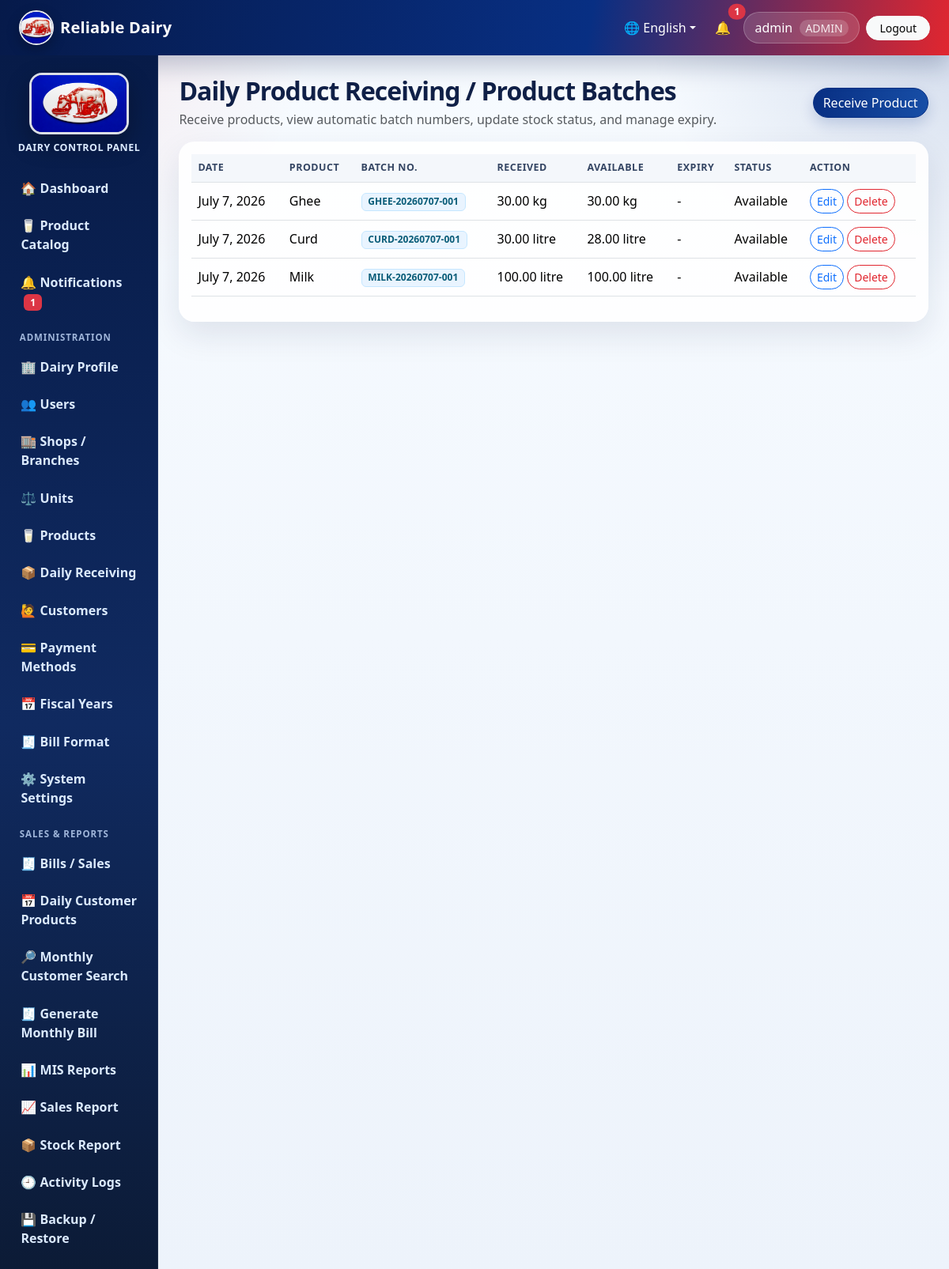
/receiving/ (signed in), run on the app's committed database.
### core/models.py (models this page shows, shortened)
class DairyProfile(models.Model):
    name = models.CharField(max_length=150, default='Reliable Dairy')
    address = models.CharField(max_length=255, blank=True)
    pan_number = models.CharField(max_length=50, blank=True)
    contact_number = models.CharField(max_length=30, blank=True)
    email = models.EmailField(blank=True)
    logo_url = models.URLField(blank=True, help_text='Optional URL/path to logo')
    bill_header = models.CharField(max_length=255, blank=True)
    bill_footer = models.CharField(max_length=255, blank=True)
    terms_conditions = models.TextField(blank=True)
    updated_at = models.DateTimeField(auto_now=True)
    @classmethod
    def get_solo(cls):
        obj, _ = cls.objects.get_or_create(pk=1)
        return obj

class ProductBatch(models.Model):
    class Status(models.TextChoices):
        AVAILABLE = 'AVAILABLE', 'Available'
        SOLD = 'SOLD', 'Sold'
        EXPIRED = 'EXPIRED', 'Expired'
    batch_number = models.CharField(max_length=80, unique=True, editable=False)
    product = models.ForeignKey(Product, on_delete=models.PROTECT, related_name='batches')
    received_date = models.DateField(default=timezone.localdate)
    quantity_received = models.DecimalField(max_digits=12, decimal_places=2)
    available_quantity = models.DecimalField(max_digits=12, decimal_places=2)
    expiry_date = models.DateField(blank=True, null=True)
    status = models.CharField(max_length=20, choices=Status.choices, default=Status.AVAILABLE)
    created_by = models.ForeignKey(User, on_delete=models.SET_NULL, blank=True, null=True)
    created_at = models.DateTimeField(auto_now_add=True)
    class Meta:
        ordering = ['-received_date', 'product__name']

class Product(models.Model):
    name = models.CharField(max_length=120)
    code = models.CharField(max_length=30, unique=True)
    unit = models.ForeignKey(Unit, on_delete=models.PROTECT)
    selling_price = models.DecimalField(max_digits=12, decimal_places=2)
    cost_price = models.DecimalField(max_digits=12, decimal_places=2, default=Decimal('0.00'))
    category = models.CharField(max_length=80, blank=True)
    low_stock_threshold = models.DecimalField(max_digits=12, decimal_places=2, default=Decimal('5.00'))
    active = models.BooleanField(default=True)
    class Meta:
        ordering = ['name']

class Unit(models.Model):
    name = models.CharField(max_length=50, unique=True)
    short_form = models.CharField(max_length=20)
    used_for = models.CharField(max_length=150, blank=True)
    class Meta:
        ordering = ['name']

### core/views.py (the view)
# urls.py: path('receiving/', views.receiving_list, name='receiving_list'),
@admin_required
def receiving_list(request):
    batches = ProductBatch.objects.select_related('product', 'product__unit').order_by('-received_date', '-created_at')
    return render(request, 'core/receiving_list.html', {'batches': batches})

### core/templates/core/receiving_list.html
{% extends 'core/base.html' %}
{% block content %}
<div class="d-flex flex-wrap justify-content-between align-items-center gap-2 mb-3">
    <div><h2 class="mb-1">Daily Product Receiving / Product Batches</h2><p class="text-muted mb-0">Receive products, view automatic batch numbers, update stock status, and manage expiry.</p></div>
    <a class="btn btn-primary rounded-pill" href="{% url 'receiving_create' %}">Receive Product</a>
</div>
<div class="card card-stat"><div class="card-body table-responsive"><table class="table table-hover align-middle">
<thead><tr><th>Date</th><th>Product</th><th>Batch No.</th><th>Received</th><th>Available</th><th>Expiry</th><th>Status</th><th>Action</th></tr></thead>
<tbody>
{% for b in batches %}
<tr>
    <td>{{ b.received_date }}</td><td>{{ b.product.name }}</td><td><span class="badge badge-soft">{{ b.batch_number }}</span></td>
    <td>{{ b.quantity_received }} {{ b.product.unit.short_form }}</td><td>{{ b.available_quantity }} {{ b.product.unit.short_form }}</td><td>{{ b.expiry_date|default:'-' }}</td><td>{{ b.get_status_display }}</td>
    <td class="text-nowrap"><a class="btn btn-sm btn-outline-primary rounded-pill" href="{% url 'batch_update' b.pk %}">Edit</a>
    <form method="post" action="{% url 'batch_delete' b.pk %}" class="d-inline" onsubmit="return confirm('Delete this batch?')">{% csrf_token %}<button class="btn btn-sm btn-outline-danger rounded-pill">Delete</button></form></td>
</tr>
{% empty %}<tr><td colspan="8">No receiving records.</td></tr>{% endfor %}
</tbody>
</table></div></div>
{% endblock %}

### core/templates/core/base.html (shortened to what this page needs)
{% load static %}
<!doctype html>
<html lang="{{ current_language|default:'en' }}">
<head>
    <link href="https://cdn.jsdelivr.net/npm/bootstrap@5.3.3/dist/css/bootstrap.min.css" rel="stylesheet">
    <link href="{% static 'css/app.css' %}" rel="stylesheet">
</head>
<body>
<nav class="navbar navbar-expand-lg app-navbar no-print">
    <div class="container-fluid px-3 px-lg-4">
        <a class="navbar-brand d-flex align-items-center gap-2" href="{% url 'dashboard' %}">
            <img src="{{ site_logo_url }}" alt="Logo" class="brand-logo">
            <span>{{ dairy_profile.name|default:'Dairy Management System' }}</span>
        </a>
        <div class="collapse navbar-collapse" id="topNav">
            <ul class="navbar-nav ms-auto align-items-lg-center gap-lg-2">
                <li class="nav-item dropdown">
                    <a class="nav-link dropdown-toggle text-white" href="#" role="button" data-bs-toggle="dropdown">🌐 {% if current_language == 'ne' %}नेपाली{% else %}English{% endif %}</a>
                </li>
                {% if user.is_authenticated %}
                    <li class="nav-item"><a class="nav-link text-white position-relative" href="{% url 'notifications' %}">🔔 {% if unread_notifications %}<span class="position-absolute top-0 start-100 translate-middle badge rounded-pill bg-danger">{{ unread_notifications }}</span>{% endif %}</a></li>
                    <li class="nav-item"><span class="nav-link user-pill">{{ user.username }} {% if current_role %}<small>{{ current_role }}</small>{% endif %}</span></li>
                    <li class="nav-item"><a class="btn btn-light btn-sm rounded-pill px-3" href="{% url 'logout' %}">{{ L.logout }}</a></li>
                {% endif %}
            </ul>
        </div>
    </div>
</nav>
<div class="container-fluid page-shell">
    <div class="row g-0">
        {% if user.is_authenticated %}
        <aside class="col-md-3 col-lg-2 sidebar no-print">
            <div class="sidebar-logo text-center">
                <img src="{{ bill_logo_url }}" alt="Dairy Logo" class="sidebar-image">
                <div class="sidebar-title">Dairy Control Panel</div>
            </div>
            <a href="{% url 'dashboard' %}">🏠 {{ L.dashboard }}</a>
            <a href="{% url 'product_catalog' %}">🥛 {{ L.product_catalog }}</a>
            <a href="{% url 'notifications' %}">🔔 {{ L.notifications }} {% if unread_notifications %}<span class="badge bg-danger ms-1">{{ unread_notifications }}</span>{% endif %}</a>
            {% if current_role == Role.ADMIN %}
                <div class="sidebar-section">{{ L.administration }}</div>
                <a href="{% url 'dairy_profile' %}">🏢 {{ L.dairy_profile }}</a>
                <a href="{% url 'user_list' %}">👥 {{ L.users }}</a>
                <a href="{% url 'shop_list' %}">🏬 {{ L.shops }}</a>
                <a href="{% url 'unit_list' %}">⚖️ {{ L.units }}</a>
                <a href="{% url 'product_list' %}">🥛 {{ L.products }}</a>
                <a href="{% url 'receiving_list' %}">📦 {{ L.daily_receiving }}</a>
                <a href="{% url 'customer_list' %}">🙋 {{ L.customers }}</a>
                <a href="{% url 'payment_list' %}">💳 {{ L.payments }}</a>
                <a href="{% url 'fiscal_year_list' %}">📅 Fiscal Years</a>
                <a href="{% url 'bill_template_list' %}">🧾 {{ L.bill_format }}</a>
                <a href="{% url 'system_settings' %}">⚙️ {{ L.system_settings }}</a>
                <div class="sidebar-section">{{ L.sales_reports }}</div>
                <a href="{% url 'sale_list' %}">🧾 {{ L.bills_sales }}</a>
                <a href="{% url 'daily_customer_entries' %}">📅 Daily Customer Products</a>
                <a href="{% url 'monthly_customer_search' %}">🔎 Monthly Customer Search</a>
                <a href="{% url 'monthly_bill_create' %}">🧾 Generate Monthly Bill</a>
                <a href="{% url 'mis_reports' %}">📊 {{ L.mis_reports }}</a>
                <a href="{% url 'sales_report' %}">📈 {{ L.sales_report }}</a>
                <a href="{% url 'stock_report' %}">📦 {{ L.stock_report }}</a>
                <a href="{% url 'audit_logs' %}">🕘 {{ L.activity_logs }}</a>
                <a href="{% url 'backup_restore' %}">💾 {{ L.backup_restore }}</a>
            {% else %}
                <div class="sidebar-section">{{ L.customer }}</div>
                <a href="{% url 'customer_dashboard' %}">🧾 {{ L.my_profile_bills }}</a>
                <a href="{% url 'customer_profile' %}">🙋 {{ L.dairy_profile }}</a>
                <a href="{% url 'change_password' %}">🔐 {{ L.change_password }}</a>
            {% endif %}
        </aside>
        <main class="col-md-9 col-lg-10 main-content">
        {% else %}
        <main class="col-12 main-content login-main">
        {% endif %}
            {% block content %}{% endblock %}
        </main>
    </div>
</div>
</body>
</html>

### static/css/app.css (style rules this page uses)
:root { --nav-blue: #082f83; --nav-blue-2: #061a4a; --accent-red: #e1262f; --accent-red-dark: #b71924; --soft-blue: #eef5ff; --text-dark: #172033; --muted: #64748b; --card-shadow: 0 16px 40px rgba(15, 30, 65, .10); }
* { box-sizing: border-box; }
body { min-height: 100vh; background: radial-gradient(circle at top left, rgba(225,38,47,.10), transparent 25rem), radial-gradient(circle at top right, rgba(8,47,131,.16), transparent 24rem), linear-gradient(180deg, #f7fbff 0%, #edf3fb 100%); color: var(--text-dark); }
.app-navbar { background: linear-gradient(100deg, var(--nav-blue-2), var(--nav-blue) 62%, var(--accent-red)); box-shadow: 0 12px 32px rgba(6,26,74,.25); }
.navbar-brand { color: #fff !important; font-weight: 800; letter-spacing: .2px; }
.brand-logo { width: 44px; height: 44px; object-fit: cover; border-radius: 50%; border: 2px solid rgba(255,255,255,.9); box-shadow: 0 6px 16px rgba(0,0,0,.25); }
.user-pill { color: #fff !important; background: rgba(255,255,255,.14); border: 1px solid rgba(255,255,255,.22); border-radius: 999px; padding: .45rem .85rem !important; }
.user-pill small { opacity: .88; margin-left: .3rem; background: rgba(255,255,255,.20); padding: .08rem .45rem; border-radius: 999px; }
.page-shell { padding: 0; }
.sidebar { min-height: calc(100vh - 70px); background: linear-gradient(180deg, #071b48, #102a60 55%, #0c1b36); padding: 1rem .7rem; position: sticky; top: 0; overflow-y: auto; box-shadow: inset -1px 0 0 rgba(255,255,255,.08); }
.sidebar-logo { padding: .35rem .35rem 1rem; }
.sidebar-image { width: 126px; height: 78px; object-fit: cover; border-radius: 1rem; border: 3px solid rgba(255,255,255,.86); box-shadow: 0 12px 30px rgba(0,0,0,.30); }
.sidebar-title { color: #dbeafe; font-size: .78rem; font-weight: 700; letter-spacing: .04em; margin-top: .55rem; text-transform: uppercase; }
.sidebar-section { color: #9fb5d9; font-size: .72rem; font-weight: 800; letter-spacing: .08em; padding: .75rem .85rem .25rem; text-transform: uppercase; }
.sidebar a { color: #dbeafe; display: block; padding: .66rem .85rem; text-decoration: none; border-radius: .8rem; margin: .14rem .1rem; font-weight: 650; transition: all .18s ease; }
.main-content { padding: 1.65rem; }
.page-title, h2 { font-weight: 850; letter-spacing: -.03em; color: #102047; }
.card-stat, .app-card { border: 0; border-radius: 1.25rem; background: rgba(255,255,255,.92); box-shadow: var(--card-shadow); overflow: hidden; }
.card-stat .card-body { position: relative; }
.table { --bs-table-bg: transparent; }
.table thead th { white-space: nowrap; color: #344563; font-size: .78rem; text-transform: uppercase; letter-spacing: .04em; background: #f4f7fb; }
.table tbody td { vertical-align: middle; }
.badge-soft { background: #e9f4ff; color: #095c78; border: 1px solid #c5e7ff; }
.btn-primary { background: linear-gradient(90deg, var(--nav-blue), #174ea6); border-color: var(--nav-blue); box-shadow: 0 8px 18px rgba(8,47,131,.18); }
.btn-outline-danger { border-color: var(--accent-red); color: var(--accent-red); }

### data on the page
DairyProfile: name "Reliable Dairy"
ProductBatch: received_date "July 7, 2026", product.name "Ghee", batch_number "GHEE-20260707-001", quantity_received "30.00", product.unit.short_form "kg", available_quantity "30.00", expiry_date "-", status "Available"
ProductBatch: received_date "July 7, 2026", product.name "Curd", batch_number "CURD-20260707-001", quantity_received "30.00", product.unit.short_form "litre", available_quantity "28.00", expiry_date "-", status "Available"
ProductBatch: received_date "July 7, 2026", product.name "Milk", batch_number "MILK-20260707-001", quantity_received "100.00", product.unit.short_form "litre", available_quantity "100.00", expiry_date "-", status "Available"

### other printed values
{{ unread_notifications }} "1"
{{ user.username }} "admin"
{{ current_role }} "ADMIN"
{{ L.logout }} "Logout"
{{ L.dashboard }} "Dashboard"
{{ L.product_catalog }} "Product Catalog"
{{ L.notifications }} "Notifications"
{{ L.administration }} "ADMINISTRATION"
{{ L.dairy_profile }} "Dairy Profile"
{{ L.users }} "Users"
{{ L.shops }} "Shops / Branches"
{{ L.units }} "Units"
{{ L.products }} "Products"
{{ L.daily_receiving }} "Daily Receiving"
{{ L.customers }} "Customers"
